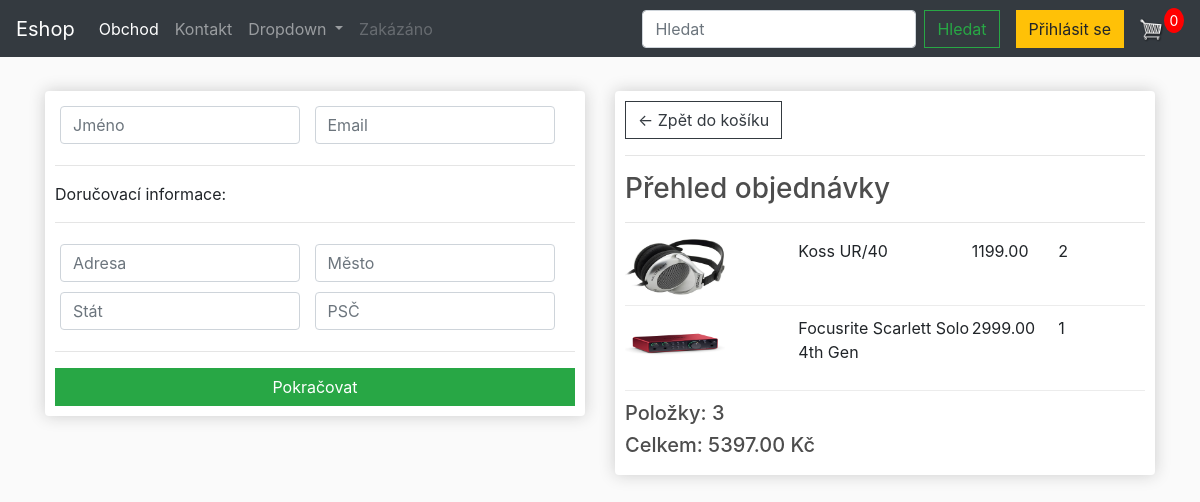
Screenshot of /checkout/ (signed in) with the database file from the repository.
### store/models.py (models this page shows, shortened)
class OrderItem(models.Model):
    product = models.ForeignKey(Product, on_delete=models.SET_NULL, null=True)
    order = models.ForeignKey(Order, on_delete=models.SET_NULL, null=True)
    quantity = models.IntegerField(default=0, null=True, blank=True)
    date_added = models.DateTimeField(auto_now_add=True)
    @property
    def get_total(self):
        total = self.product.price * self.quantity
        return total

class Product(models.Model):
    name = models.CharField(max_length=200)
    price = models.FloatField()
    digital = models.BooleanField(default=False)  # default=False stačí, null=True a blank=True jsou zbytečné #boolean = 1 nebo 0 (true or false)
    image = models.ImageField(null=True, blank=True)  # Použít default=, pokud chcete specifikovat výchozí obrázek
    description = models.TextField(null=True, blank=True)
    category = models.ForeignKey(Category, on_delete=models.CASCADE, related_name='products')

class Order(models.Model):
    customer = models.ForeignKey(Customer, on_delete=models.SET_NULL, null=True, blank=True)
    date_ordered = models.DateTimeField(auto_now_add=True)
    complete = models.BooleanField(default=False, null=True, blank=False) #mozna smazat null a blank
    transaction_id = models.CharField(max_length=100, null=True)
    @property
    def get_cart_total(self):
        orderitems = self.orderitem_set.all()
        total = sum([item.get_total for item in orderitems])
        return total
    @property
    def get_cart_items(self):
        orderitems = self.orderitem_set.all()
        total = sum([item.quantity for item in orderitems])
        return total

### store/views.py (the view)
# urls.py: path('checkout/', views.checkout, name="checkout"),
def checkout(request):
    if request.user.is_authenticated:
        customer = request.user.customer
        order, created = Order.objects.get_or_create(customer=customer, complete=False)
        items = order.orderitem_set.all()
    else:
        order = {'get_cart_total': 0, 'get_cart_items': 0}
        items = []
    context = {'items': items, 'order': order}
    return render(request, 'store/checkout.html', context)

### store/templates/store/checkout.html (shortened to what this page needs)
{% extends 'store/main.html' %}
{% load static %}
{% block content %}
<div class="row">
	<div class="col-lg-6">
		<div class="box-element" id="form-wrapper">
            <form id="form">
                <div id="user-info">
                    <div class="form-field">
                        <input required class="form-control" type="text" name="name" placeholder="Jméno">
                    </div>
                    <div class="form-field">
                        <input required class="form-control" type="email" name="email" placeholder="Email">
                    </div>
                </div>
                <div id="shipping-info">
                    <hr>
                    <p>Doručovací informace:</p>
                    <hr>
                    <div class="form-field">
                        <input class="form-control" type="text" name="address" placeholder="Adresa">
                    </div>
                    <div class="form-field">
                        <input class="form-control" type="text" name="city" placeholder="Město">
                    </div>
                    <div class="form-field">
                        <input class="form-control" type="text" name="state" placeholder="Stát">
                    </div>
                    <div class="form-field">
                        <input class="form-control" type="text" name="zipcode" placeholder="PSČ">
                    </div>
                </div>
                <hr>
                <input id="form-button" class="btn btn-success btn-block" type="submit" value="Pokračovat">
            </form>
		</div>
	</div>
    <br>
	<div class="col-lg-6">
		<div class="box-element">
            <a  class="btn btn-outline-dark" href="{% url 'cart' %}">&#x2190; Zpět do košíku</a>
            <hr>
            <h3>Přehled objednávky</h3>
            <hr>
            {% for item in items %}
            <div class="cart-row">
                <div style="flex:2"><img class="row-image" src="{{item.product.image.url}}"></div>
                <div style="flex:2"><p>{{item.product.name}}</p></div>
                <div style="flex:1"><p>{{item.product.price|floatformat:2}}</p></div>
                <div style="flex:1"><p>{{item.quantity}}</p></div>
            </div>
            {% endfor %}
            <h5>Položky:   {{order.get_cart_items}}</h5>
            <h5>Celkem:   {{order.get_cart_total|floatformat:2}} Kč</h5>
        </div>
    </div>
</div>
</div>
{% endblock content %}

### static/css/main.css (style rules this page uses)
body { background-color: hsl(0, 0%, 98%); }
h1, h2, h3, h4, h5, h6 { color: hsl(0, 0%, 30%); }
.box-element { box-shadow: hsl(0, 0%, 80%) 0 0 16px; background-color: #fff; border-radius: 4px; padding: 10px; }
.col-lg-4, .col-lg-6, .col-lg-8, .col-lg-12 { margin-top: 10px; }
.btn { border-radius: 0; }
.row-image { width: 100px; }
.form-field { width: 250px; display: inline-block; padding: 5px; }
.cart-row { display: flex; align-items: flex-stretch; padding-bottom: 10px; margin-bottom: 10px; border-bottom: 1px solid #ececec; }

### rows the page displays
OrderItem: product.image (picture), product.name "Koss UR/40", product.price "1199.00", quantity "2"
OrderItem: product.image (picture), product.name "Focusrite Scarlett Solo 4th Gen", product.price "2999.00", quantity "1"
Order: get_cart_items "3", get_cart_total "5397.00"
